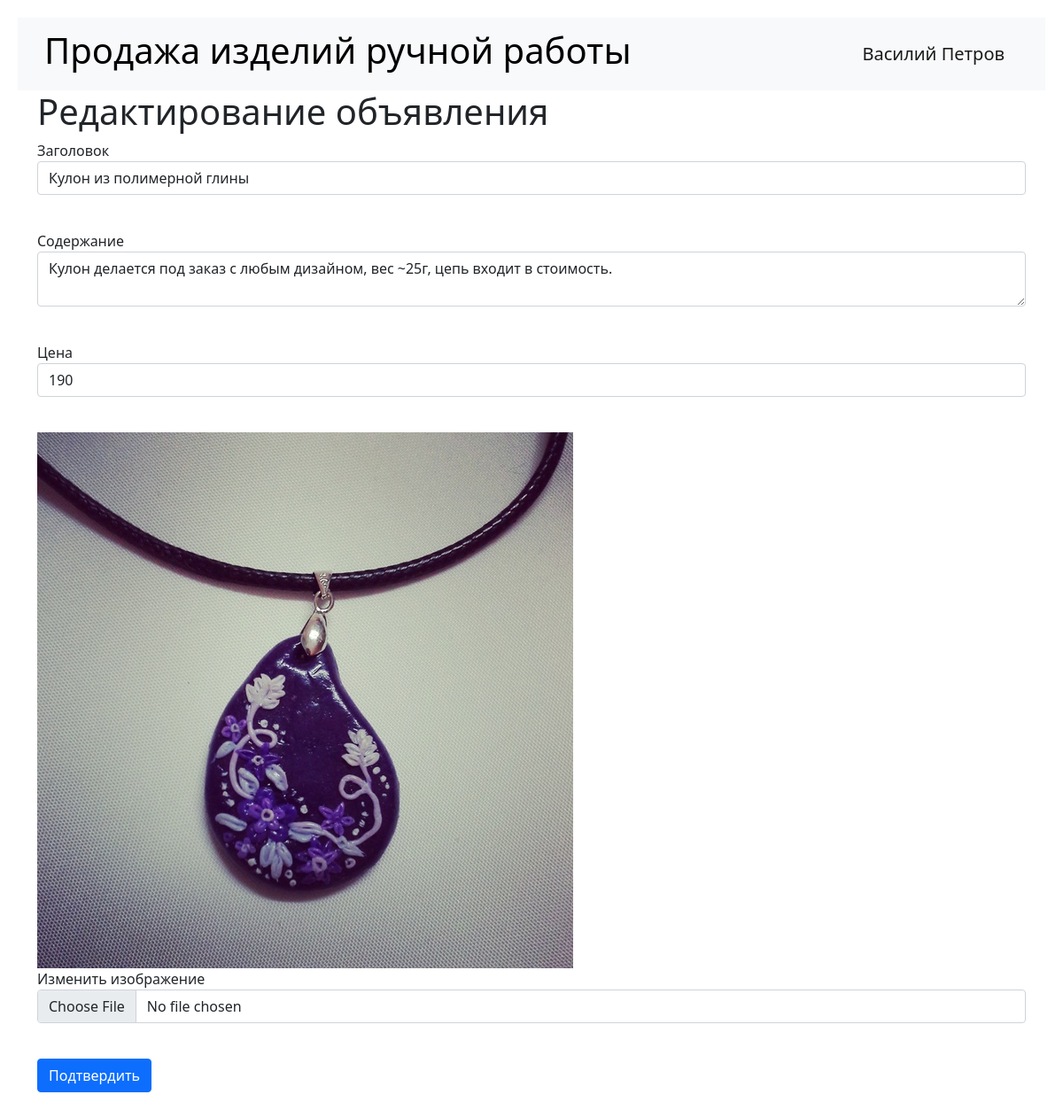
The page /ad/4 (signed in) on the database its author committed.
### data/users.py (models this page shows, shortened)
class User(SqlAlchemyBase, UserMixin, SerializerMixin):
    __tablename__ = 'users'
    id = sqlalchemy.Column(sqlalchemy.Integer,
                           primary_key=True, autoincrement=True)
    name = sqlalchemy.Column(sqlalchemy.String, nullable=True)
    surname = sqlalchemy.Column(sqlalchemy.String, nullable=True)
    patronymic = sqlalchemy.Column(sqlalchemy.String, nullable=True)
    city = sqlalchemy.Column(sqlalchemy.String, nullable=True)
    age = sqlalchemy.Column(sqlalchemy.Integer, nullable=True)
    email = sqlalchemy.Column(sqlalchemy.String,
                              index=True, unique=True, nullable=True)
    about = sqlalchemy.Column(sqlalchemy.String, nullable=True)
    hashed_password = sqlalchemy.Column(sqlalchemy.String, nullable=True)
    created_date = sqlalchemy.Column(sqlalchemy.DateTime,
                                     default=datetime.datetime.now)
    ads = orm.relation("Ad", back_populates='user')

### data/ads.py (models this page shows)
class Ad(SqlAlchemyBase, SerializerMixin):
    __tablename__ = 'ads'
    id = sqlalchemy.Column(sqlalchemy.Integer,
                           primary_key=True, autoincrement=True)
    user_id = sqlalchemy.Column(sqlalchemy.Integer,
                                sqlalchemy.ForeignKey("users.id"))
    title = sqlalchemy.Column(sqlalchemy.String, nullable=True)
    content = sqlalchemy.Column(sqlalchemy.String, nullable=True)
    price = sqlalchemy.Column(sqlalchemy.Integer, nullable=True)
    filename = sqlalchemy.Column(sqlalchemy.String, nullable=True)
    created_date = sqlalchemy.Column(sqlalchemy.DateTime,
                                     default=datetime.datetime.now)
    is_sold = sqlalchemy.Column(sqlalchemy.Boolean, default=False)
    user = orm.relation('User')

### main.py (the view, shortened to what this page needs)
@app.route('/ad/<int:id>', methods=['GET', 'POST'])
@login_required
def edit_ad(id):
    form = AdEditForm()
    if request.method == "GET":
        db_sess = db_session.create_session()
        ad = db_sess.query(Ad).filter(Ad.id == id,
                                      Ad.user == current_user).first()
        if ad:
            form.title.data = ad.title
            form.content.data = ad.content
            form.price.data = ad.price
            form.current_img.data = f"../static/img/{ad.filename}"
        else:
            abort(404)
    return render_template('ad.html',
                           title='Редактирование объявления',
                           form=form)

### forms/ad.py
class AdEditForm(AdForm):
    image = FileField("Изменить изображение")

### data/db_session.py (called while the page is built)
def create_session() -> Session:
    global __factory
    return __factory()

### main.py (called while the page is built)
@login_manager.user_loader
def load_user(user_id):
    db_sess = db_session.create_session()
    return db_sess.query(User).get(user_id)

### templates/ad.html (shortened to what this page needs)
{% extends "base.html" %}
{% block content %}
<h1>{{ title }}</h1>
<form action="" method="post" enctype="multipart/form-data">
    <p>
        {{ form.title.label }}<br>
        {{ form.title(class="form-control") }}<br>
    <p>
        {{ form.content.label }}<br>
        {{ form.content(class="form-control") }}<br>
    <p>
        {{ form.price.label }}<br>
        {{ form.price(class="form-control") }}<br>
    <p>
        {% if form.current_img.data %}
            <img src={{ form.current_img.data }}
                 alt="Прошлое изображение товара"><br>
        {% endif %}
        {{ form.image.label }}<br>
        {{ form.image(class="form-control") }}<br>
    <p>{{ form.submit(type="submit", class="btn btn-primary") }}</p>
</form>
{% endblock %}

### templates/base.html (shortened to what this page needs)
<!doctype html>
<html lang="en">
<head>
    <link href="https://cdn.jsdelivr.net/npm/bootstrap@5.1.3/dist/css/bootstrap.min.css"
          rel="stylesheet"
>
    <link rel="stylesheet" type="text/css" href={{css}}/>
    <link rel="stylesheet" type="text/css" href="static/css/base.css"/>
</head>
<body>
<header>
    <nav class="navbar navbar-light bg-light">
        <span class="navbar-text h1" style="color:black">Продажа изделий ручной работы</span>
        {% if current_user.is_authenticated %}
            <a class="navbar-brand" href="/logout">
                {{ current_user.name }} {{ current_user.surname }}</a>
        {% else %}
            <p>
                <a class="btn btn-primary "
                   href="/register">Зарегистрироваться</a>
                <a class="btn btn-success" href="/login">Войти</a>
            </p>
        {% endif %}
    </nav>
</header>
<main role="main" class="container">
    {% block content %}{% endblock %}
</main>
</body>
</html>

### static/css/base.css (style rules this page uses)
body { margin: 20px; }
.navbar { padding: 5px 30px; }

### rows shown on the page
User: name "Василий", surname "Петров"
Ad: title "Кулон из полимерной глины", content "Кулон делается под заказ с любым дизайном, вес ~25г, цепь входит в стоимость.", price "190"

### other values the page prints
{{ title }} "Редактирование объявления"
